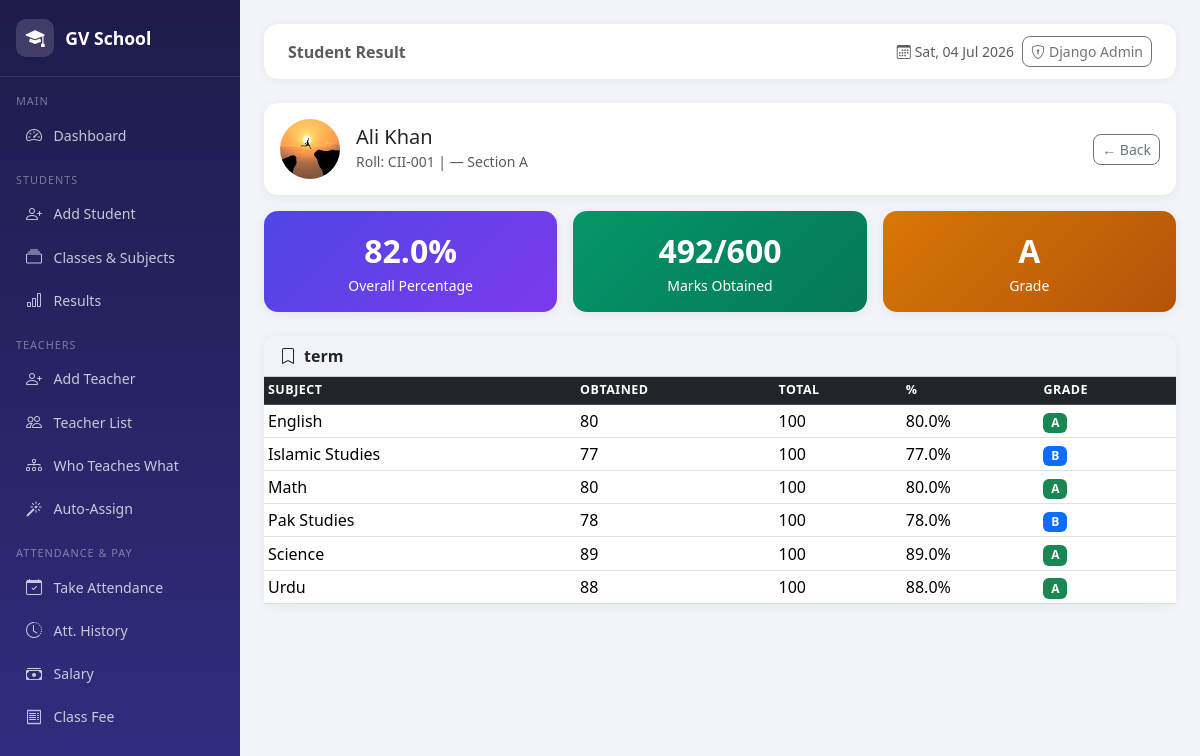
Screenshot of /man/result/5/ (signed in) with the database file from the repository.
### student/models.py (models this page shows, shortened)
class Students(models.Model):
    id = models.AutoField(primary_key=True)
    Roll = models.CharField(max_length=50)
    grade = models.ForeignKey('cls.Grade', on_delete=models.CASCADE, null=True, blank=True)
    section = models.ForeignKey('cls.Section', on_delete=models.SET_NULL, null=True, blank=True, related_name='students_set')
    Name = models.CharField(max_length=50)
    F_Name = models.CharField(max_length=50)
    F_CNIC = models.CharField(
        max_length=15,
        validators=[RegexValidator(
            regex=r'^\d{5}-\d{7}-\d{1}$',
            message="CNIC must be 36102-1313450-9 format"
        )],
        null=False,
        blank=False
    )
    E_mail=models.EmailField(max_length=100,default="test@example.com",null=False)
    Contact = models.CharField(max_length=20)
    Address = models.CharField(max_length=1000, default='')
    Image = models.ImageField(upload_to='image', default='')

### cls/models.py (models this page shows, shortened)
class Section(models.Model):
    grade         = models.ForeignKey(Grade, on_delete=models.CASCADE)
    section       = models.CharField(max_length=50)

### Result/models.py (models this page shows, shortened)
class Marks(models.Model):
    Student     = models.ForeignKey('student.Students', on_delete=models.CASCADE)
    section     = models.ForeignKey('cls.Section',      on_delete=models.CASCADE)
    subject     = models.CharField(max_length=100)
    term        = models.CharField(max_length=10, choices=TERM_CHOICES, default='first')
    obt_marks   = models.IntegerField()
    total_marks = models.IntegerField(default=100)
    year        = models.IntegerField(default=2025)
    class Meta:
        unique_together = ('Student', 'subject', 'term', 'year')
    def percentage(self):
        if self.total_marks:
            return round((self.obt_marks / self.total_marks) * 100, 1)
        return 0

### manager/views.py (the view)
# urls.py: path('result/<int:stu_id>/',   views.admin_result,   name='AdminResult'),
@login_required(login_url='/man/')
def admin_result(request, stu_id):
    student    = get_object_or_404(Students, id=stu_id)
    marks      = Marks.objects.filter(Student=student).order_by('term', 'subject')
    has_result = marks.exists()
    terms = {}
    for m in marks:
        terms.setdefault(m.term, []).append(m)
    total_obt    = sum(m.obt_marks   for m in marks)
    total_max    = sum(m.total_marks  for m in marks)
    percentage   = round((total_obt / total_max * 100), 1) if total_max else 0
    grade_letter = (
        'A+' if percentage >= 90 else
        'A'  if percentage >= 80 else
        'B'  if percentage >= 70 else
        'C'  if percentage >= 60 else 'Fail'
    )
    return render(request, 'add/admin_result.html', {
        'student'     : student,
        'terms'       : terms,
        'has_result'  : has_result,
        'total_obt'   : total_obt,
        'total_max'   : total_max,
        'percentage'  : percentage,
        'grade_letter': grade_letter,
    })

### manager/Templates/add/admin_result.html (shortened to what this page needs)
{% extends 'add/base.html' %}
{% block breadcrumb %}Student Result{% endblock %}
{% block content %}
<div class="card mb-3">
  <div class="card-body d-flex align-items-center gap-3">
    {% if student.Image %}
    <img src="{{ student.Image.url }}" class="rounded-circle" style="width:60px;height:60px;object-fit:cover">
    {% else %}
    <div class="rounded-circle bg-primary d-flex align-items-center justify-content-center text-white"
         style="width:60px;height:60px;font-size:1.4rem;font-weight:700">{{ student.Name|first }}</div>
    {% endif %}
    <div>
      <h5 class="mb-0">{{ student.Name }}</h5>
      <small class="text-muted">Roll: {{ student.Roll }} | {{ student.grade.grade }} — Section {{ student.section.section }}</small>
    </div>
    <a href="{% url 'AllResults' %}" class="btn btn-outline-secondary btn-sm ms-auto">← Back</a>
  </div>
</div>
{% if has_result %}
  <div class="row g-3 mb-4">
    <div class="col-md-4">
      <div class="card text-center p-3" style="background:linear-gradient(135deg,#4f46e5,#7c3aed);color:#fff">
        <div style="font-size:2rem;font-weight:700">{{ percentage }}%</div>
        <div class="small">Overall Percentage</div>
      </div>
    </div>
    <div class="col-md-4">
      <div class="card text-center p-3" style="background:linear-gradient(135deg,#059669,#047857);color:#fff">
        <div style="font-size:2rem;font-weight:700">{{ total_obt }}/{{ total_max }}</div>
        <div class="small">Marks Obtained</div>
      </div>
    </div>
    <div class="col-md-4">
      <div class="card text-center p-3" style="background:linear-gradient(135deg,#d97706,#b45309);color:#fff">
        <div style="font-size:2rem;font-weight:700">{{ grade_letter }}</div>
        <div class="small">Grade</div>
      </div>
    </div>
  </div>
  {% for term_name, marks in terms.items %}
  <div class="card mb-3">
    <div class="card-header fw-semibold" style="background:#f1f5f9">
      <i class="bi bi-bookmark me-2"></i>{{ term_name }}
    </div>
    <div class="table-responsive">
      <table class="table table-sm mb-0">
        <thead class="table-dark">
          <tr><th>Subject</th><th>Obtained</th><th>Total</th><th>%</th><th>Grade</th></tr>
        </thead>
        <tbody>
          {% for m in marks %}
          <tr>
            <td>{{ m.subject }}</td>
            <td>{{ m.obt_marks }}</td>
            <td>{{ m.total_marks }}</td>
            <td>{{ m.percentage }}%</td>
            <td>
              {% if m.percentage >= 80 %}<span class="badge bg-success">A</span>
              {% elif m.percentage >= 70 %}<span class="badge bg-primary">B</span>
              {% elif m.percentage >= 60 %}<span class="badge bg-warning text-dark">C</span>
              {% else %}<span class="badge bg-danger">Fail</span>{% endif %}
            </td>
          </tr>
          {% endfor %}
        </tbody>
      </table>
    </div>
  </div>
  {% endfor %}
{% endif %}
{% endblock %}

### manager/Templates/add/base.html (shortened to what this page needs)
<!DOCTYPE html>
<html lang="en">
<head>
  <link href="https://cdn.jsdelivr.net/npm/bootstrap@5.3.2/dist/css/bootstrap.min.css" rel="stylesheet">
  <link href="https://cdn.jsdelivr.net/npm/bootstrap-icons@1.11.3/font/bootstrap-icons.css" rel="stylesheet">
</head>
<body>
<div class="sidebar d-none d-md-block">
  <a class="sidebar-brand" href="{% url 'Home' %}">
    <div class="brand-icon"><i class="bi bi-mortarboard-fill" ></i> </div>
    GV School
  </a>
  <div class="sidebar-section">Main</div>
  <a class="nav-link {% block nav_dash %}{% endblock %}" href="{% url 'Home' %}">
    <i class="bi bi-speedometer2"></i> Dashboard
  </a>
  <div class="sidebar-section">Students</div>
  <a class="nav-link" href="{% url 'Adds' %}"><i class="bi bi-person-plus"></i> Add Student</a>
  <a class="nav-link" href="{% url 'Adding' %}"><i class="bi bi-collection"></i> Classes & Subjects</a>
  <a class="nav-link" href="{% url 'AllResults' %}"><i class="bi bi-bar-chart"></i> Results</a>
  <div class="sidebar-section">Teachers</div>
  <a class="nav-link" href="{% url 'Save' %}"><i class="bi bi-person-plus"></i> Add Teacher</a>
  <a class="nav-link" href="{% url 'Teacher' %}"><i class="bi bi-people"></i> Teacher List</a>
  <a class="nav-link" href="{% url 'TeachingOverview' %}"><i class="bi bi-diagram-3"></i> Who Teaches What</a>
  <a class="nav-link" href="{% url 'AutoAssign' %}"><i class="bi bi-magic"></i> Auto-Assign</a>
  <div class="sidebar-section">Attendance & Pay</div>
  <a class="nav-link" href="{% url 'TeacherAttendance' %}"><i class="bi bi-calendar-check"></i> Take Attendance</a>
  <a class="nav-link" href="{% url 'AttendanceHistory' %}"><i class="bi bi-clock-history"></i> Att. History</a>
  <a class="nav-link" href="{% url 'TeacherSalary' %}"><i class="bi bi-cash-stack"></i> Salary</a>
  <a class="nav-link" href="{% url 'ClassFee' %}"><i class="bi bi-receipt"></i> Class Fee</a>
</div>
<div class="main-content">
  <div class="topbar d-flex">
    <div class="d-flex align-items-center gap-2">
      <span class="fw-semibold text-muted">{% block breadcrumb %}Dashboard{% endblock %}</span>
    </div>
    <div class="d-flex align-items-center gap-2">
      <small class="text-muted d-none d-sm-block">
        <i class="bi bi-calendar3 me-1"></i>{% now "D, d M Y" %}
      </small>
      <a href="/admin/" class="btn btn-outline-secondary btn-sm">
        <i class="bi bi-shield-lock me-1"></i>Django Admin
      </a>
    </div>
  </div>
  {% block content %}{% endblock %}
</div>
</body>
</html>

### manager/Templates/add/base.html (style rules this page uses)
:root { --primary : #4f46e5; --primary-d : #3730a3; --success : #059669; --warning : #d97706; --danger : #dc2626; --info : #0891b2; --bg : #f1f5f9; --card : #ffffff; --text : #1e293b; --muted : #64748b; }
* { box-sizing: border-box; }
body { background: var(--bg); color: var(--text); font-family: 'Segoe UI', sans-serif; min-height: 100vh; }
.sidebar { width: 240px; height: 100vh; position: fixed; top: 0; left: 0; z-index: 100; background: linear-gradient(180deg, #1e1b4b 0%, #312e81 100%); padding: 0; overflow-y: auto; overflow-x: hidden; scrollbar-width: thin; scrollbar-color: rgba(255,255,255,.2) transparent; }
.sidebar-brand { padding: 1.2rem 1rem; border-bottom: 1px solid rgba(255,255,255,.1); display: flex; align-items: center; gap: .7rem; color: #fff; font-size: 1.1rem; font-weight: 700; text-decoration: none; }
.sidebar-brand .brand-icon { width: 38px; height: 38px; background: rgba(255,255,255,.15); border-radius: 10px; display: flex; align-items: center; justify-content: center; font-size: 1.2rem; }
.sidebar-section { padding: .5rem 1rem .2rem; font-size: .68rem; letter-spacing: 1px; text-transform: uppercase; color: rgba(255,255,255,.4); margin-top: .5rem; }
.sidebar .nav-link { display: flex; align-items: center; gap: .6rem; padding: .55rem 1rem; color: rgba(255,255,255,.75); border-radius: 8px; margin: .1rem .5rem; transition: .2s; font-size: .88rem; }
.sidebar .nav-link i { font-size: 1rem; width: 20px; text-align: center; }
.main-content { margin-left: 240px; padding: 1.5rem; }
.card { border: none; border-radius: 14px; box-shadow: 0 2px 12px rgba(0,0,0,.06); }
.card-header { font-weight: 600; border-radius: 14px 14px 0 0 !important; }
.table th { font-size: .78rem; text-transform: uppercase; letter-spacing: .5px; font-weight: 600; }
.table td { vertical-align: middle; }
.btn { border-radius: 8px; }
.topbar { background: #fff; padding: .75rem 1.5rem; border-radius: 14px; box-shadow: 0 1px 8px rgba(0,0,0,.06); margin-bottom: 1.5rem; display: flex; align-items: center; justify-content: space-between; }

### rows the page displays
Students: Image (picture), Name "Ali Khan", Roll "CII-001", section.section "A"
Marks: term "term", subject "English", obt_marks "80", total_marks "100", percentage "80.0", shows "A"
Marks: subject "Islamic Studies", obt_marks "77", total_marks "100", percentage "77.0", shows "B"
Marks: subject "Math", obt_marks "80", total_marks "100", percentage "80.0", shows "A"
Marks: subject "Pak Studies", obt_marks "78", total_marks "100", percentage "78.0", shows "B"
Marks: subject "Science", obt_marks "89", total_marks "100", percentage "89.0", shows "A"
Marks: subject "Urdu", obt_marks "88", total_marks "100", percentage "88.0", shows "A"

### other values shown
{{ percentage }} "82.0"
{{ total_obt }} "492"
{{ total_max }} "600"
{{ grade_letter }} "A"
